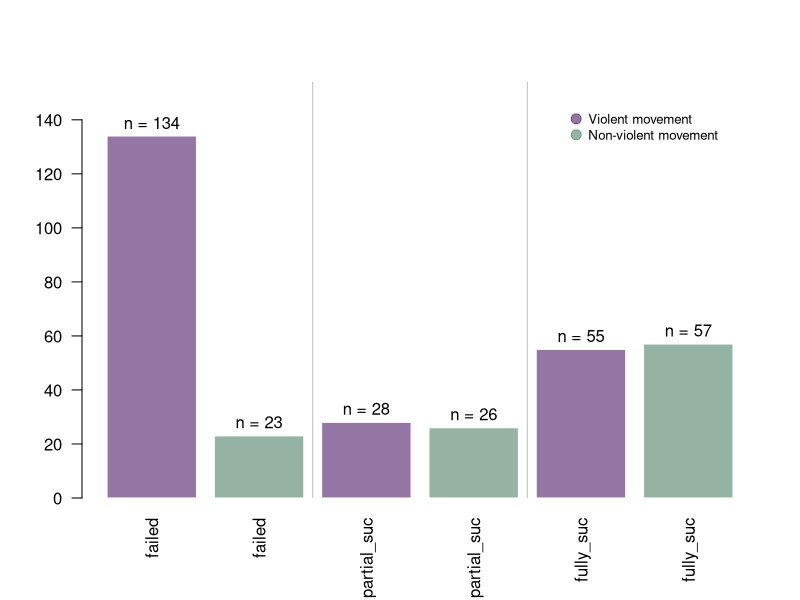

This chart was generated by the following R code:
## ---- chunk 1
# install.packages("knitr")
# install.packages("dplyr")
# install.packages("ggplot2")
# install.packages("mgcv")
# install.packages("tidyverse")
library(knitr)
library(dplyr)
library(ggplot2)
library(mgcv)
library(tidyverse)

# General set-up for the report.
# I find this useful, but you may improve upon, ignore, or remove
#  (possibly at your own peril).
# Tasks accomplished:
# Don't print out code
# Save results so that code blocks aren't re-run unless code
# changes (cache), _or_ a relevant earlier code block changed (autodep),
# don't clutter R output with messages or warnings (message, warning)
library(MASS)
library(knitr)
opts_chunk$set(echo=FALSE,
               cache=TRUE, autodep=TRUE,
               message=FALSE, warning=FALSE)
# Turn off meaningless clutter in summary() output
options(show.signif.stars=FALSE)
library(ggplot2)
library(mgcv)
## ---- chunk 2
navc <- read.csv("navc.csv")
## ---- chunk 3
names(navc) <- c("Campaign","Country","Year","Outcome","Nonviol","Democray","Sanctions","Aid","Support","Viol.Repress","Defect","Duration")
Descriptions <- c(
  "The name of the campaign", 
  "The country where the movement happened",
  "The tipping point of movement's activity(year)",
  "The degree of movement's success('failed 0.0','partial success 0.5','fully success 1.0')", 
  "1 for non-violent and 0 for otherwise)", 
  "Quantitive measure of how democratic a nation is from -10(un-democratic) to 10(democratic)", 
  "1 for under international sanctions and 0 otherwise", 
  "1 for foreign government support to domestic government and 0 otherwise",
  "1 for foreign government support to domestic movement and 0 otherwise",
  "1 for governmental violence suppresion and 0 otherwise",
  "1 for big portions of security force by government sided with movement and 0 otherwise",
  "Duration of the campaign")
# Typing the variables:
Type <- c("Categorical",
          "Categorical",
          "Discrete",
          "Continuous",
          "Discrete",
          "Discrete",
          "Discrete",
          "Discrete",
          "Discrete",
          "Discrete",
          "Discrete",
          "Discrete")
# Binding the decriptions to the variables
var.table1 <- cbind(names(navc),Descriptions,Type)
colnames(var.table1)<- c("Variable","Descriptions","Type")
kable(var.table1)
## ---- chunk 4
vio.fal <- nrow(filter(navc, Outcome == 0.0 & Nonviol == 0.0))
vio.par <- nrow(filter(navc, Outcome == 0.5 & Nonviol == 0.0))
vio.ful <- nrow(filter(navc, Outcome == 1.0 & Nonviol == 0.0))
non.fal <- nrow(filter(navc, Outcome == 0.0 & Nonviol == 1.0))
non.par <- nrow(filter(navc, Outcome == 0.5 & Nonviol == 1.0))
non.ful <- nrow(filter(navc, Outcome == 1.0 & Nonviol == 1.0))
effect <- matrix(c("134  (85.4%)","28  (51.9%)","55  (49.1%)",
                   "23  (14.6%)","26  (48.1%)","57  (50.9%)"), ncol=3,byrow=TRUE)
colnames(effect) <- c("Totally failed","partially successful","fully successful")
rownames(effect) <- c("Violent movement","Non-Violent movement")
kable(effect,caption = "**Table 1**")
#========
effect <- matrix(c(vio.fal,vio.par,vio.ful,
                   non.fal,non.par,non.ful), ncol=3,byrow=TRUE)
colnames(effect) <- c("Totally failed","partially successful","fully successful")
rownames(effect) <- c("Violent movement","Non-Violent movement")
effect.table <- as.table(effect)
#===============================================================================
effect <- as.data.frame(effect.table)
effect$Var1 <- c("failed","failed","partial_suc","partial_suc","fully_suc","fully_suc")
# Basic Barplot
my_bar=barplot(effect$Freq , border=F , names.arg=effect$Var1 , las=2 , col=c(rgb(0.3,0.1,0.4,0.6) , rgb(0.3,0.5,0.4,0.6)) , ylim=c(0,max(effect$Freq)+20) , main="" )
abline(v=c(2.5 , 4.9) , col="grey")
 
# Add the text 
text(my_bar, effect$Freq+5 , paste("n = ",effect$Freq,sep="") ,cex=1) 
 
#Legende
legend("topright", legend = c("Violent movement","Non-violent movement" ) , 
     col = c(rgb(0.3,0.1,0.4,0.6) , rgb(0.3,0.5,0.4,0.6)) , 
     bty = "n", pch=20 , pt.cex = 2, cex = 0.8, horiz = FALSE, inset = c(0.05, 0.05))

## ---- chunk 5
# Code for cross-validated classification error rates
# From Lecture 12
cv.mdl <- function(data, formulae, fit.function = lm, family=gaussian, nfolds = 5) {
  data <- na.omit(data)
  formulae <- sapply(formulae, as.formula)
  responses <- sapply(formulae, function(form) all.vars(form)[1])
  names(responses) <- as.character(formulae)
  n <- nrow(data)
  fold.labels <- sample(rep(1:nfolds, length.out = n))
  mses <- matrix(NA, nrow = nfolds, ncol = length(formulae))
  colnames <- as.character(formulae)
  for (fold in 1:nfolds) {
    test.rows <- which(fold.labels == fold)
    train <- data[-test.rows, ]
    test <- data[test.rows, ]
    for (form in 1:length(formulae)) {
      current.model <- fit.function(formula = formulae[[form]], data = train, 
                                    family=family) #change here
      predictions <- predict(current.model, newdata = test, type='response') # change here
      test.responses <- test[, responses[form]]
      test.errors <- test.responses - predictions
      mses[fold, form] <- mean(test.errors^2)
    }
  }
  return(colMeans(mses))
}
## ---- chunk 6
# Code from Lecture 12
binary_calibration_plot <- function(y, model, breaks = 0:10/10, 
                                    point.color='blue', line.color='red') {
  fitted.probs = predict(model, type="response")
  ind = cut(fitted.probs, breaks)
  freq = tapply(y, ind, mean)
  ave.prob = tapply(fitted.probs, ind, mean)
  se = sqrt(ave.prob*(1-ave.prob)/table(ind))
  df = data.frame(freq, ave.prob, se)
  g <- ggplot(df, aes(ave.prob,freq)) + geom_point(color=point.color) + 
    geom_abline(slope = 1, intercept = 0,color=line.color) +
    ylab("observed frequency") + xlab("average predicted probability") +
    geom_errorbar(ymin=ave.prob-1.96*se, ymax=ave.prob+1.96*se) +
    ylim(0,1)+xlim(0,1) + 
    geom_rug(aes(x=fitted.probs,y=fitted.probs),data.frame(fitted.probs),sides='b')
  return(g)  
}

